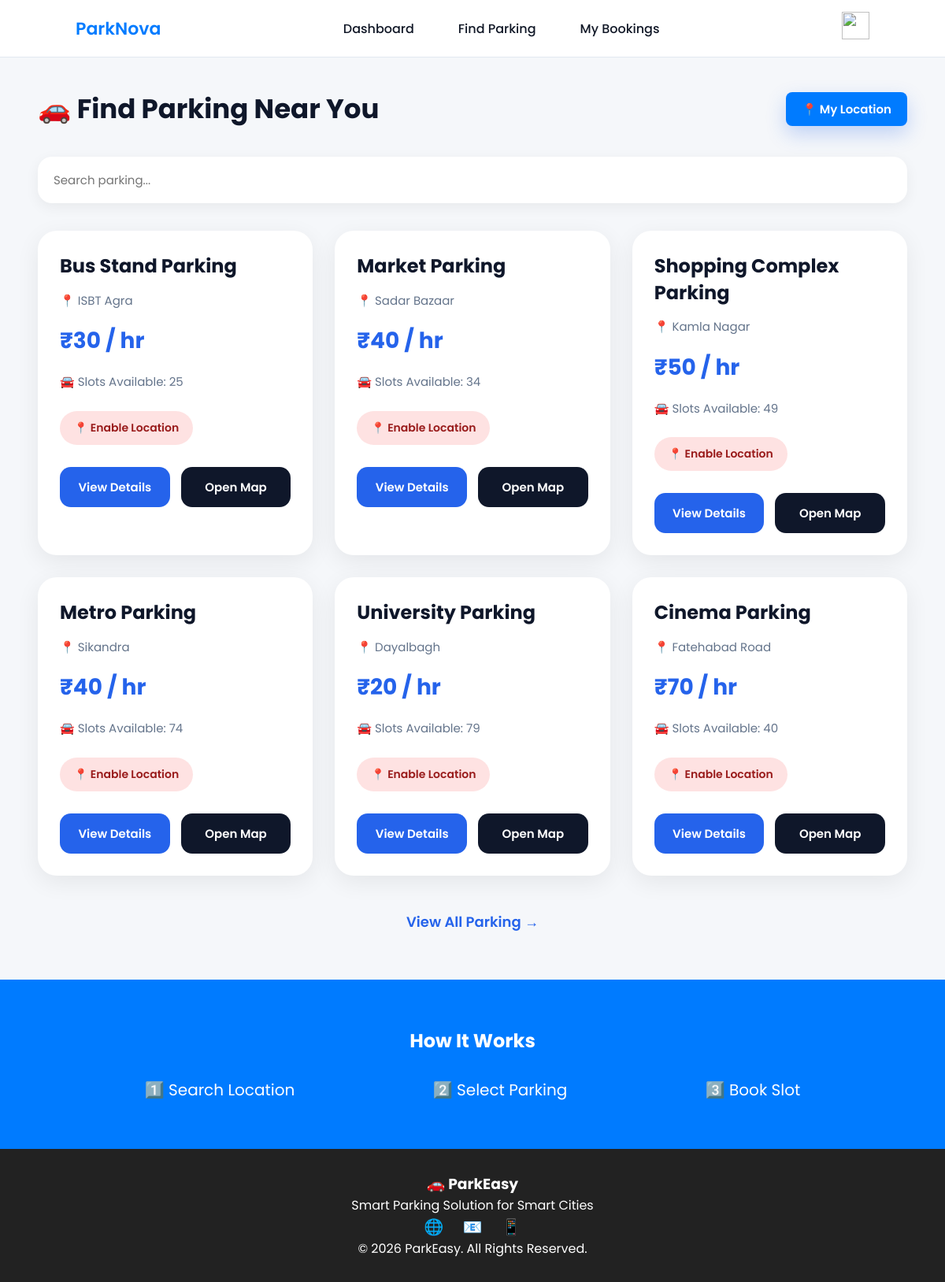
The app's page /find-parking/ (signed in) with its own data.
### myapp/models.py (models this page shows, shortened)
class Parking(models.Model):
    name = models.CharField(max_length=100)
    address = models.CharField(max_length=200)
    price = models.IntegerField()
    available_slots = models.IntegerField(default=0)
    latitude = models.FloatField()
    longitude = models.FloatField()

### myapp/views.py (the view, shortened to what this page needs)
# urls.py: path('find-parking/', views.find_parking_page,name='find_parking'),
@login_required(login_url='login')
def find_parking_page(request):
    user_lat = request.GET.get("lat")
    user_lng = request.GET.get("lng")
    parkings = Parking.objects.all()
    data = []
    for p in parkings:
        distance = None
        data.append({
            "id": p.id,
            "name": p.name,
            "address": p.address,
            "price": p.price,
            "available_slots": p.available_slots,
            "latitude": p.latitude,
            "longitude": p.longitude,
            "distance":
            round(distance, 2)
            if distance is not None
            else None
        })
    data.sort(
        key=lambda x:
        x["distance"]
        if x["distance"] is not None
        else 999999
    )
    return render(
        request,
        "find_parking.html",
        {
            "parkings": data
        }
    )

### myapp/templates/find_parking.html (shortened to what this page needs)
{% load static %}
<!DOCTYPE html>
<html lang="en">
<head>
    <link rel="stylesheet"
          href="{% static 'css/find_parking-style.css' %}">
</head>
<body>
{% include 'nav2.html' %}
<div class="container">
    <div class="topbar">
        <h2>
            🚗 Find Parking Near You
        </h2>
        <button class="btn"
                onclick="getLocation()">
            📍 My Location
        </button>
    </div>
    <div class="search-box">
        <input type="text"
               id="searchInput"
               placeholder="Search parking..."
               onkeyup="filterCards()">
    </div>
    <div class="grid">
        {% for p in parkings|slice:":6" %}
        <div class="card">
            <h3 class="name">
                {{ p.name }}
            </h3>
            <p class="meta">
                📍 {{ p.address }}
            </p>
            <p class="price">
                ₹{{ p.price }} / hr
            </p>
            <p class="meta">
                🚘 Slots Available:
                {{ p.available_slots }}
            </p>
            {% if p.distance %}
                <p class="distance">
                    📍 {{ p.distance }} KM Away
                </p>
            {% else %}
                <p class="distance2">
                    📍 Enable Location
                </p>
            {% endif %}
            <div class="btns">
                <a href="{% url 'parking_detail' p.id %}"
                   class="view-btn">
                    View Details
                </a>
                <a href="https://www.google.com/maps?q={{p.latitude}},{{p.longitude}}"
                   target="_blank"
                   class="map-btn">
                    Open Map
                </a>
            </div>
        </div>
        {% endfor %}
    </div>
    <div class="view-all">
        <a href="{% url 'all_parking' %}">
            View All Parking →
        </a>
    </div>
</div>
{% include 'footer.html' %}
</body>
</html>

### myapp/templates/nav2.html (shortened to what this page needs)
{% load static %}
<!DOCTYPE html>
<html lang="en">
<head>
    <link rel="stylesheet" href="{%static 'css/nav2-style.css' %}">
</head>
<body>
<nav class="navbar">
    <div class="logo">ParkNova</div>
    <ul class="nav-links">
        <li><a href="{% url 'mydashboard' %}">Dashboard</a></li>
        <li><a href="{% url 'find_parking' %}">Find Parking</a></li>
        <li><a href="{% url 'my_bookings' %}">My Bookings</a></li>
    </ul>
    <div class="profile-menu">
        <img src="https://cdn-icons-png.flaticon.com/512/3135/3135715.png" class="profile-icon">
    </div>
</nav>
</body>
</html>

### myapp/templates/footer.html (shortened to what this page needs)
{% load static %}
<!DOCTYPE html>
<html lang="en">
<head>
    <link rel="stylesheet" href="{%static 'css/navbar-style.css' %}">
</head>
<body>
{% load static %}
<!DOCTYPE html>
<html lang="en">
<head>
    <link rel="stylesheet" href="{%static 'css/footer-style.css' %}">
</head>
<body>
<section class="steps">
    <h2>How It Works</h2>
    <div class="step-container">
        <div class="step">1️⃣ Search Location</div>
        <div class="step">2️⃣ Select Parking</div>
        <div class="step">3️⃣ Book Slot</div>
    </div>
</section>
<footer>
    <div class="footer-content">
        <h3>🚗 ParkEasy</h3>
        <p>Smart Parking Solution for Smart Cities</p>
        <div class="socials">
            <span>🌐</span>
            <span>📧</span>
            <span>📱</span>
        </div>
        <p class="copy">© 2026 ParkEasy. All Rights Reserved.</p>
    </div>
</footer>
</body>
</html>

### myapp/static/css/find_parking-style.css (style rules this page uses)
* { margin:0; padding:0; box-sizing:border-box; font-family:'Poppins',sans-serif; }
body { background:#f1f5f9; overflow-x:hidden; }
.container { width:92%; max-width:1350px; margin:auto; padding:40px 0 60px; }
.topbar { display:flex; justify-content:space-between; align-items:center; gap:20px; margin-bottom:35px; flex-wrap:wrap; }
.topbar h2 { font-size:34px; font-weight:700; color:#0f172a; }
.btn { background:linear-gradient( 135deg, #2563eb, #1d4ed8 ); color:white; border:none; padding:15px 28px; border-radius:16px; cursor:pointer; font-size:15px; font-weight:600; transition:0.3s ease; box-shadow: 0 10px 25px rgba(37,99,235,0.25); }
.search-box { margin-bottom:35px; }
.search-box input { width:100%; padding:18px 20px; border:none; border-radius:18px; background:white; box-shadow: 0 5px 18px rgba(0,0,0,0.06); outline:none; font-size:15px; transition:0.3s; }
.grid { display:grid; grid-template-columns: repeat(auto-fit,minmax(320px,1fr)); gap:28px; }
.card { background:white; border-radius:24px; padding:28px; position:relative; overflow:hidden; transition:0.35s ease; box-shadow: 0 8px 30px rgba(0,0,0,0.07); }
.name { font-size:24px; font-weight:700; color:#0f172a; margin-bottom:14px; line-height:1.4; }
.meta { color:#64748b; font-size:15px; margin-bottom:12px; line-height:1.7; }
.price { font-size:28px; font-weight:700; color:#2563eb; margin:18px 0; }
.distance2 { display:inline-block; padding:11px 18px; border-radius:40px; background:#fee2e2; color:#991b1b; font-size:14px; font-weight:600; margin-top:12px; }
.btns { display:flex; gap:14px; margin-top:28px; flex-wrap:wrap; }
.view-btn, .map-btn { flex:1; min-width:130px; text-align:center; text-decoration:none; padding:14px; border-radius:14px; font-size:15px; font-weight:600; transition:0.3s ease; }
.view-btn { background:#2563eb; color:white; }
.map-btn { background:#0f172a; color:white; }
.view-all { margin-top:45px; text-align:center; }
.view-all a { text-decoration:none; color:#2563eb; font-size:18px; font-weight:600; transition:0.3s; }

### myapp/static/css/nav2-style.css (style rules this page uses)
* { margin: 0; padding: 0; box-sizing: border-box; font-family: 'Poppins', sans-serif; }
.logo { font-size: 20px; font-weight: 600; color: #2563eb; }
.nav-links { list-style: none; display: flex; gap: 20px; }
.nav-links li a { text-decoration: none; color: #111827; font-weight: 500; transition: 0.2s; }
.profile-menu { position: relative; }
.profile-icon { width: 35px; height: 35px; cursor: pointer; }

### myapp/static/css/navbar-style.css (style rules this page uses)
:root { --primary: #007bff; --primary-dark: #0056b3; --bg: #f8fafc; --card: #ffffff; --text: #1e293b; --muted: #64748b; --border: #e2e8f0; }
* { margin: 0; padding: 0; box-sizing: border-box; font-family: 'Poppins', sans-serif; }
body { background: #f5f7fa; }
.navbar { display: flex; justify-content: space-between; align-items: center; padding: 15px 8%; background: white; border-bottom: 1px solid var(--border); position: sticky; top: 0; z-index: 1000; }
.logo { color: var(--primary); font-weight: 600; font-size: 22px; }
.nav-links { display: flex; list-style: none; }
.nav-links li { margin: 0 18px; }
.nav-links a { text-decoration: none; color: var(--text); font-weight: 500; position: relative; }
.nav-links a::after { content: ""; width: 0%; height: 2px; background: var(--primary); position: absolute; left: 0; bottom: -5px; transition: 0.3s; }
.btn { background: var(--primary); color: white; border: none; padding: 10px 20px; border-radius: 8px; cursor: pointer; transition: 0.25s; }

### myapp/static/css/footer-style.css (style rules this page uses)
.steps { padding: 60px 8%; background: #007bff; color: white; text-align: center; }
.step-container { display: flex; justify-content: space-around; margin-top: 30px; }
.step { font-size: 20px; }
footer { background: #222; color: white; padding: 30px; text-align: center; }
.socials span { margin: 10px; font-size: 20px; }

### records on screen
Parking: name "Bus Stand Parking", address "ISBT Agra"
Parking: name "Market Parking", address "Sadar Bazaar"
Parking: name "Shopping Complex Parking", address "Kamla Nagar"
Parking: name "Metro Parking", address "Sikandra"
Parking: name "University Parking", address "Dayalbagh"
Parking: name "Cinema Parking", address "Fatehabad Road"

### other values on screen
{{ p.price }} "30" "40" "50" "40" "20" "70"
{{ p.available_slots }} "25" "34" "49" "74" "79" "40"
